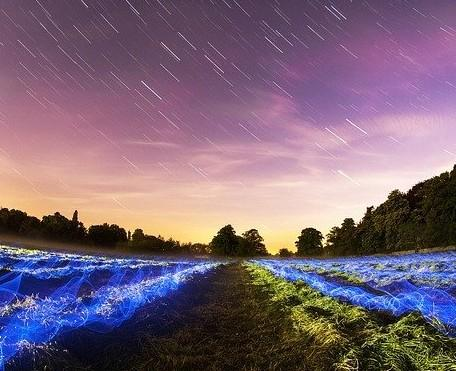
#> input picture samples/landscape.jpg, 456 x 371 px
$ python -i watercolor.py   (imports and definitions only)
#> lines starting #> are read from the running program, lines starting #| are printed output that depends on the picture
#> further down, picture is the input picture: PIL image 456x371 RGB; mean R, G, B 123.7, 101.4, 119.1
"""Watercolor painting effect filter"""

try:
    from PIL import Image, ImageFilter, ImageOps
    import numpy as np
    PIL_AVAILABLE = True
except ImportError:
    PIL_AVAILABLE = False

def apply(img):
    """Apply watercolor painting effect"""
    if not PIL_AVAILABLE:
        raise ImportError("PIL/Pillow not available")

    if img.mode != 'RGB':
        img = img.convert('RGB')

    # Simplify colors
    img = img.filter(ImageFilter.SMOOTH_MORE)
    img = img.filter(ImageFilter.EDGE_ENHANCE)
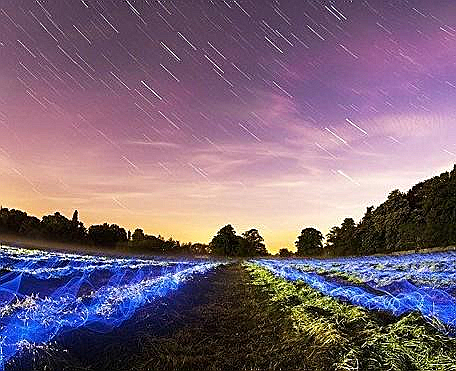
#> img: PIL image 456x371 RGB; mean R, G, B 124.2, 102, 119.9

    # Add artistic blur
    img = img.filter(ImageFilter.GaussianBlur(radius=1))
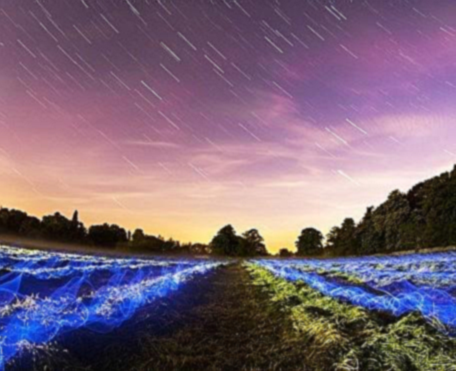
#> img: PIL image 456x371 RGB; mean R, G, B 123.7, 101.6, 119.4

    return img

>>> from PIL import Image
>>> picture = Image.open('../samples/landscape.jpg')
>>> result = apply(picture)
